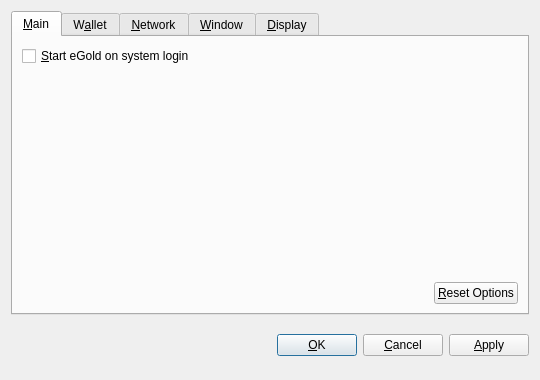
<?xml version="1.0" encoding="UTF-8"?>
<ui version="4.0">
 <class>OptionsDialog</class>
 <widget class="QDialog" name="OptionsDialog">
  <property name="geometry">
   <rect>
    <x>0</x>
    <y>0</y>
    <width>540</width>
    <height>380</height>
   </rect>
  </property>
  <property name="windowTitle">
   <string>Options</string>
  </property>
  <property name="modal">
   <bool>true</bool>
  </property>
  <layout class="QVBoxLayout" name="verticalLayout">
   <item>
    <widget class="QTabWidget" name="tabWidget">
     <property name="tabPosition">
      <enum>QTabWidget::North</enum>
     </property>
     <property name="currentIndex">
      <number>0</number>
     </property>
     <widget class="QWidget" name="tabMain">
      <attribute name="title">
       <string>&amp;Main</string>
      </attribute>
      <layout class="QVBoxLayout" name="verticalLayout_Main">
       <item>
        <widget class="QCheckBox" name="bitcoinAtStartup">
         <property name="toolTip">
          <string>Automatically start eGold after logging in to the system.</string>
         </property>
         <property name="text">
          <string>&amp;Start eGold on system login</string>
         </property>
        </widget>
       </item>
       <item>
        <spacer name="verticalSpacer_Main">
         <property name="orientation">
          <enum>Qt::Vertical</enum>
         </property>
         <property name="sizeHint" stdset="0">
          <size>
           <width>20</width>
           <height>40</height>
          </size>
         </property>
        </spacer>
       </item>
       <item>
        <layout class="QHBoxLayout" name="horizontalLayout_2_Main">
         <item>
          <spacer name="horizontalSpacer_2_Main">
           <property name="orientation">
            <enum>Qt::Horizontal</enum>
           </property>
           <property name="sizeHint" stdset="0">
            <size>
             <width>40</width>
             <height>20</height>
            </size>
           </property>
          </spacer>
         </item>
         <item>
          <widget class="QPushButton" name="resetButton">
           <property name="toolTip">
            <string>Reset all client options to default.</string>
           </property>
           <property name="text">
            <string>&amp;Reset Options</string>
           </property>
           <property name="autoDefault">
            <bool>false</bool>
           </property>
          </widget>
         </item>
        </layout>
       </item>
      </layout>
     </widget>
     <widget class="QWidget" name="tabWallet">
      <attribute name="title">
       <string>W&amp;allet</string>
      </attribute>
      <layout class="QVBoxLayout" name="verticalLayout_Network">
       <item>
        <widget class="QLabel" name="transactionFeeInfoLabel">
         <property name="text">
          <string>Optional transaction fee per kB that helps make sure your transactions are processed quickly. Most transactions are 1 kB.</string>
         </property>
         <property name="textFormat">
          <enum>Qt::PlainText</enum>
         </property>
         <property name="wordWrap">
          <bool>true</bool>
         </property>
        </widget>
       </item>
       <item>
        <layout class="QHBoxLayout" name="horizontalLayout_1_Main">
         <item>
          <widget class="QLabel" name="transactionFeeLabel">
           <property name="text">
            <string>Pay transaction &amp;fee</string>
           </property>
           <property name="textFormat">
            <enum>Qt::PlainText</enum>
           </property>
           <property name="buddy">
            <cstring>transactionFee</cstring>
           </property>
          </widget>
         </item>
         <item>
          <widget class="BitcoinAmountField" name="transactionFee"/>
         </item>
         <item>
          <spacer name="horizontalSpacer_1_Main">
           <property name="orientation">
            <enum>Qt::Horizontal</enum>
           </property>
           <property name="sizeHint" stdset="0">
            <size>
             <width>40</width>
             <height>20</height>
            </size>
           </property>
          </spacer>
         </item>
        </layout>
       </item>
       <item>
        <widget class="QLabel" name="label">
         <property name="text">
          <string>If you disable the spending of unconfirmed change, the change from a transaction cannot be used until that transaction has at least one confirmation. This also affects how your balance is computed.</string>
         </property>
         <property name="wordWrap">
          <bool>true</bool>
         </property>
        </widget>
       </item>
       <item>
        <widget class="QCheckBox" name="spendZeroConfChange">
         <property name="text">
          <string>Spend unconfirmed change  (experts only)</string>
         </property>
        </widget>
       </item>
       <item>
        <spacer name="verticalSpacer">
         <property name="orientation">
          <enum>Qt::Vertical</enum>
         </property>
         <property name="sizeHint" stdset="0">
          <size>
           <width>20</width>
           <height>40</height>
          </size>
         </property>
        </spacer>
       </item>
      </layout>
     </widget>
     <widget class="QWidget" name="tabNetwork">
      <attribute name="title">
       <string>&amp;Network</string>
      </attribute>
      <layout class="QVBoxLayout" name="verticalLayout_Network">
       <item>
        <widget class="QCheckBox" name="mapPortUpnp">
         <property name="toolTip">
          <string>Automatically open the eGold client port on the router. This only works when your router supports UPnP and it is enabled.</string>
         </property>
         <property name="text">
          <string>Map port using &amp;UPnP</string>
         </property>
        </widget>
       </item>
       <item>
        <widget class="QCheckBox" name="connectSocks">
         <property name="toolTip">
          <string>Connect to the eGold network through a SOCKS proxy (e.g. when connecting through Tor).</string>
         </property>
         <property name="text">
          <string>&amp;Connect through SOCKS proxy:</string>
         </property>
        </widget>
       </item>
       <item>
        <layout class="QHBoxLayout" name="horizontalLayout_Network">
         <item>
          <widget class="QLabel" name="proxyIpLabel">
           <property name="text">
            <string>Proxy &amp;IP:</string>
           </property>
           <property name="textFormat">
            <enum>Qt::PlainText</enum>
           </property>
           <property name="buddy">
            <cstring>proxyIp</cstring>
           </property>
          </widget>
         </item>
         <item>
          <widget class="QValidatedLineEdit" name="proxyIp">
           <property name="maximumSize">
            <size>
             <width>140</width>
             <height>16777215</height>
            </size>
           </property>
           <property name="toolTip">
            <string>IP address of the proxy (e.g. 127.0.0.1)</string>
           </property>
          </widget>
         </item>
         <item>
          <widget class="QLabel" name="proxyPortLabel">
           <property name="text">
            <string>&amp;Port:</string>
           </property>
           <property name="textFormat">
            <enum>Qt::PlainText</enum>
           </property>
           <property name="buddy">
            <cstring>proxyPort</cstring>
           </property>
          </widget>
         </item>
         <item>
          <widget class="QLineEdit" name="proxyPort">
           <property name="maximumSize">
            <size>
             <width>55</width>
             <height>16777215</height>
            </size>
           </property>
           <property name="toolTip">
            <string>Port of the proxy (e.g. 9050)</string>
           </property>
          </widget>
         </item>
         <item>
          <widget class="QLabel" name="socksVersionLabel">
           <property name="text">
            <string>SOCKS &amp;Version:</string>
           </property>
           <property name="textFormat">
            <enum>Qt::PlainText</enum>
           </property>
           <property name="buddy">
            <cstring>socksVersion</cstring>
           </property>
          </widget>
         </item>
         <item>
          <widget class="QValueComboBox" name="socksVersion">
           <property name="toolTip">
            <string>SOCKS version of the proxy (e.g. 5)</string>
           </property>
          </widget>
         </item>
         <item>
          <spacer name="horizontalSpacer_Network">
           <property name="orientation">
            <enum>Qt::Horizontal</enum>
           </property>
           <property name="sizeHint" stdset="0">
            <size>
             <width>40</width>
             <height>20</height>
            </size>
           </property>
          </spacer>
         </item>
        </layout>
       </item>
       <item>
        <spacer name="verticalSpacer_Network">
         <property name="orientation">
          <enum>Qt::Vertical</enum>
         </property>
         <property name="sizeHint" stdset="0">
          <size>
           <width>20</width>
           <height>40</height>
          </size>
         </property>
        </spacer>
       </item>
      </layout>
     </widget>
     <widget class="QWidget" name="tabWindow">
      <attribute name="title">
       <string>&amp;Window</string>
      </attribute>
      <layout class="QVBoxLayout" name="verticalLayout_Window">
       <item>
        <widget class="QCheckBox" name="minimizeToTray">
         <property name="toolTip">
          <string>Show only a tray icon after minimizing the window.</string>
         </property>
         <property name="text">
          <string>&amp;Minimize to the tray instead of the taskbar</string>
         </property>
        </widget>
       </item>
       <item>
        <widget class="QCheckBox" name="minimizeOnClose">
         <property name="toolTip">
          <string>Minimize instead of exit the application when the window is closed. When this option is enabled, the application will be closed only after selecting Quit in the menu.</string>
         </property>
         <property name="text">
          <string>M&amp;inimize on close</string>
         </property>
        </widget>
       </item>
       <item>
        <spacer name="verticalSpacer_Window">
         <property name="orientation">
          <enum>Qt::Vertical</enum>
         </property>
         <property name="sizeHint" stdset="0">
          <size>
           <width>20</width>
           <height>40</height>
          </size>
         </property>
        </spacer>
       </item>
      </layout>
     </widget>
     <widget class="QWidget" name="tabDisplay">
      <attribute name="title">
       <string>&amp;Display</string>
      </attribute>
      <layout class="QVBoxLayout" name="verticalLayout_Display">
       <item>
        <layout class="QHBoxLayout" name="horizontalLayout_1_Display">
         <item>
          <widget class="QLabel" name="langLabel">
           <property name="text">
            <string>User Interface &amp;language:</string>
           </property>
           <property name="textFormat">
            <enum>Qt::PlainText</enum>
           </property>
           <property name="buddy">
            <cstring>lang</cstring>
           </property>
          </widget>
         </item>
         <item>
          <widget class="QValueComboBox" name="lang">
           <property name="toolTip">
            <string>The user interface language can be set here. This setting will take effect after restarting eGold.</string>
           </property>
          </widget>
         </item>
        </layout>
       </item>
       <item>
        <layout class="QHBoxLayout" name="horizontalLayout_2_Display">
         <item>
          <widget class="QLabel" name="unitLabel">
           <property name="text">
            <string>&amp;Unit to show amounts in:</string>
           </property>
           <property name="textFormat">
            <enum>Qt::PlainText</enum>
           </property>
           <property name="buddy">
            <cstring>unit</cstring>
           </property>
          </widget>
         </item>
         <item>
          <widget class="QValueComboBox" name="unit">
           <property name="toolTip">
            <string>Choose the default subdivision unit to show in the interface and when sending coins.</string>
           </property>
          </widget>
         </item>
        </layout>
       </item>
       <item>
        <widget class="QCheckBox" name="displayAddresses">
         <property name="toolTip">
          <string>Whether to show eGold addresses in the transaction list or not.</string>
         </property>
         <property name="text">
          <string>&amp;Display addresses in transaction list</string>
         </property>
        </widget>
       </item>
       <item>
        <widget class="QCheckBox" name="coinControlFeatures">
         <property name="toolTip">
          <string>Whether to show coin control features or not.</string>
         </property>
         <property name="text">
          <string>Display coin &amp;control features (experts only!)</string>
         </property>
        </widget>
       </item>
       <item>
        <spacer name="verticalSpacer_Display">
         <property name="orientation">
          <enum>Qt::Vertical</enum>
         </property>
         <property name="sizeHint" stdset="0">
          <size>
           <width>20</width>
           <height>40</height>
          </size>
         </property>
        </spacer>
       </item>
      </layout>
     </widget>
    </widget>
   </item>
   <item>
    <layout class="QHBoxLayout" name="horizontalLayout_Buttons">
     <item>
      <spacer name="horizontalSpacer_1">
       <property name="orientation">
        <enum>Qt::Horizontal</enum>
       </property>
       <property name="sizeHint" stdset="0">
        <size>
         <width>40</width>
         <height>48</height>
        </size>
       </property>
      </spacer>
     </item>
     <item>
      <widget class="QLabel" name="statusLabel">
       <property name="font">
        <font>
         <weight>75</weight>
         <bold>true</bold>
        </font>
       </property>
       <property name="text">
        <string/>
       </property>
       <property name="textFormat">
        <enum>Qt::PlainText</enum>
       </property>
       <property name="wordWrap">
        <bool>true</bool>
       </property>
      </widget>
     </item>
     <item>
      <spacer name="horizontalSpacer_2">
       <property name="orientation">
        <enum>Qt::Horizontal</enum>
       </property>
       <property name="sizeHint" stdset="0">
        <size>
         <width>40</width>
         <height>48</height>
        </size>
       </property>
      </spacer>
     </item>
     <item>
      <widget class="QPushButton" name="okButton">
       <property name="text">
        <string>&amp;OK</string>
       </property>
      </widget>
     </item>
     <item>
      <widget class="QPushButton" name="cancelButton">
       <property name="text">
        <string>&amp;Cancel</string>
       </property>
       <property name="autoDefault">
        <bool>false</bool>
       </property>
      </widget>
     </item>
     <item>
      <widget class="QPushButton" name="applyButton">
       <property name="text">
        <string>&amp;Apply</string>
       </property>
       <property name="autoDefault">
        <bool>false</bool>
       </property>
      </widget>
     </item>
    </layout>
   </item>
  </layout>
 </widget>
 <customwidgets>
  <customwidget>
   <class>BitcoinAmountField</class>
   <extends>QSpinBox</extends>
   <header>bitcoinamountfield.h</header>
  </customwidget>
  <customwidget>
   <class>QValueComboBox</class>
   <extends>QComboBox</extends>
   <header>qvaluecombobox.h</header>
  </customwidget>
  <customwidget>
   <class>QValidatedLineEdit</class>
   <extends>QLineEdit</extends>
   <header>qvalidatedlineedit.h</header>
  </customwidget>
 </customwidgets>
 <resources/>
 <connections/>
</ui>
